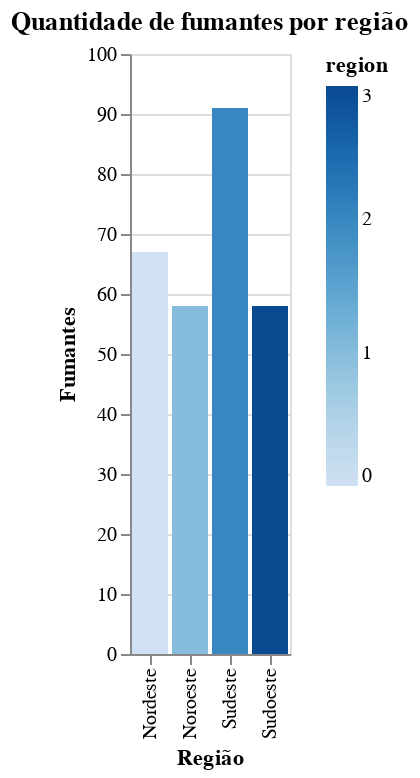

Write notebook code for a chart like this one.
### Code cell
alt.Chart(smoker_reg, title="Quantidade de fumantes por região").mark_bar().encode(
    x = alt.X('Nome Regiao', title="Região"),
    y = alt.Y('smoker', title="Fumantes"),
    color = alt.Color('region')
).interactive()

### Figure 1 — Vega-Lite specification as saved in the notebook (floating-point values rounded to 4 significant figures)
{"config": {"view": {"continuousWidth": 400, "continuousHeight": 300}}, "data": {"name": "data-a1391c536c4172062da062b7ab1236fe"}, "mark": "bar", "encoding": {"color": {"type": "quantitative", "field": "region"}, "x": {"type": "nominal", "field": "Nome Regiao", "title": "Região"}, "y": {"type": "quantitative", "field": "smoker", "title": "Fumantes"}}, "selection": {"selector001": {"type": "interval", "bind": "scales", "encodings": ["x", "y"]}}, "title": "Quantidade de fumantes por região", "$schema": "https://vega.github.io/schema/vega-lite/v4.0.2.json", "datasets": {"data-a1391c536c4172062da062b7ab1236fe": [{"region": 0, "smoker": 67, "Nome Regiao": "Nordeste"}, {"region": 1, "smoker": 58, "Nome Regiao": "Noroeste"}, {"region": 2, "smoker": 91, "Nome Regiao": "Sudeste"}, {"region": 3, "smoker": 58, "Nome Regiao": "Sudoeste"}]}}
